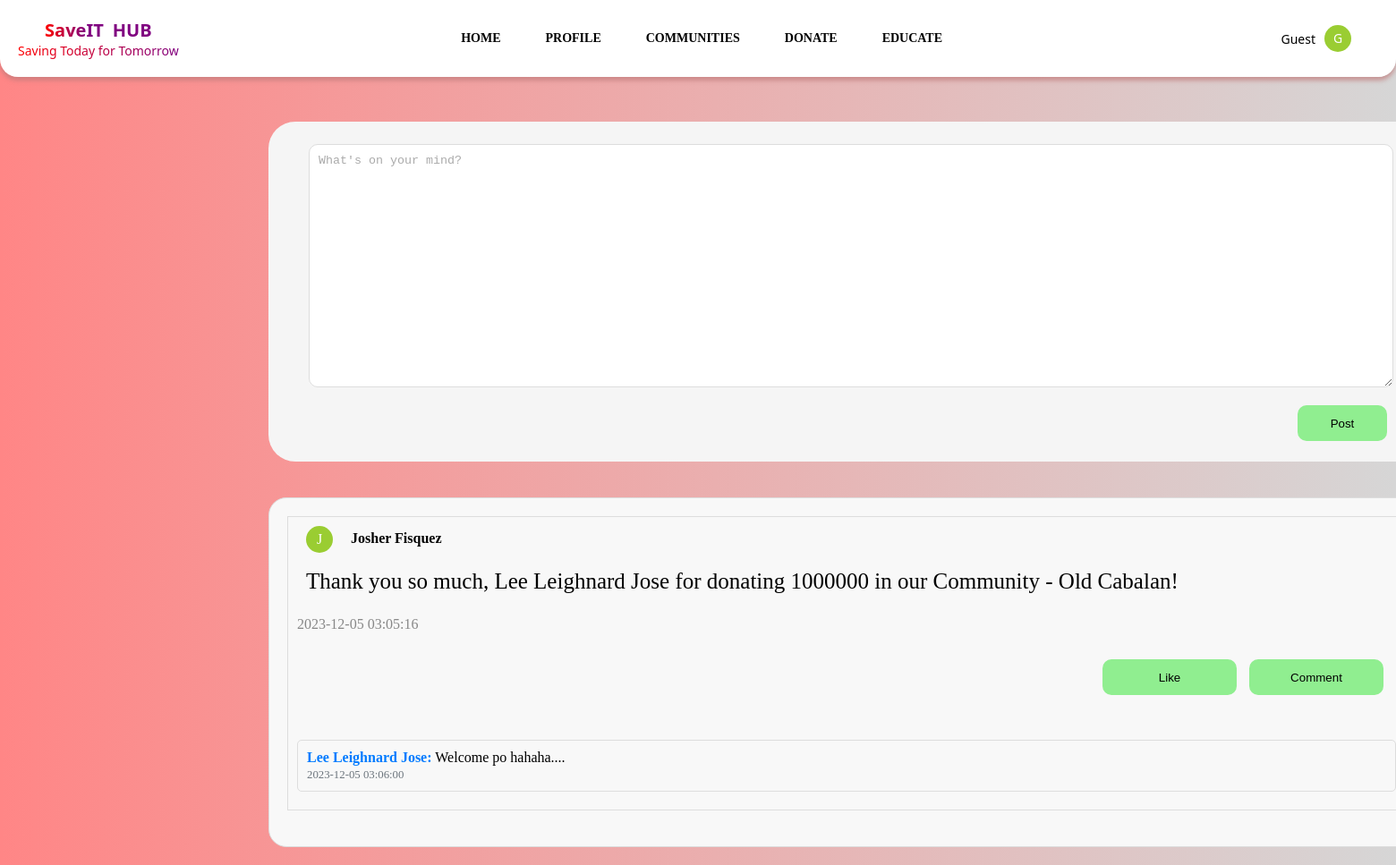
/discussion_page.php, run on the app's committed database.
### tables this page shows
CREATE TABLE `forum_posts` (
  `post_id` int(11) NOT NULL,
  `userID` int(11) NOT NULL,
  `content` text NOT NULL,
  `timestamp` timestamp NOT NULL DEFAULT current_timestamp()
);

CREATE TABLE `users` (
  `userID` int(11) NOT NULL,
  `email` varchar(255) NOT NULL,
  `username` varchar(255) DEFAULT NULL,
  `password` varchar(255) DEFAULT NULL
);

CREATE TABLE `forum_comments` (
  `comment_id` int(11) NOT NULL,
  `post_id` int(11) NOT NULL,
  `userID` int(11) NOT NULL,
  `content` text NOT NULL,
  `timestamp` timestamp NOT NULL DEFAULT current_timestamp()
);

### discussion_page.php (the view, shortened to what this page needs)
<?php
include 'connection.php';
if (isset($_SESSION['username'])) {
    $username = $_SESSION['username'];
} else {
    $username = 'Guest';
}
function fetchComments($postId) {
    global $conn;
    try {
        $stmt = $conn->prepare("SELECT pc.*, u.username FROM forum_comments pc
        JOIN users u ON pc.userID = u.userID
        WHERE pc.post_id = ?");
        $stmt->execute([$postId]);
        return $stmt->fetchAll(PDO::FETCH_ASSOC);
    } catch (PDOException $e) {
        die('Connection failed: ' . $e->getMessage());
    }
}
$stmt = $conn->prepare("SELECT forum_posts.*, users.username
                      FROM forum_posts
                      JOIN users ON forum_posts.userID = users.userID");
$stmt->execute();
$posts = $stmt->fetchAll(PDO::FETCH_ASSOC);
function getUserProfileImageForCommunities($userID, $conn)
{
    $stmt = $conn->prepare("SELECT filename FROM images WHERE userID = :userID ORDER BY upload_timestamp DESC LIMIT 1");
    $stmt->bindParam(':userID', $userID);
    $stmt->execute();
    $result = $stmt->fetch(PDO::FETCH_ASSOC);
    return $result ? 'uploads/' . $result['filename'] : '';
}
$userProfileImage = getUserProfileImageForCommunities($userID, $conn);
function getUserProfileImage($userID, $conn) {
    try {
        $stmt = $conn->prepare("SELECT filename FROM images WHERE userID = :userID ORDER BY upload_timestamp DESC LIMIT 1");
        $stmt->bindParam(':userID', $userID);
        $stmt->execute();
        $result = $stmt->fetch(PDO::FETCH_ASSOC);
        return $result ? 'uploads/' . $result['filename'] : '';
    } catch (PDOException $e) {
        die('Connection failed: ' . $e->getMessage());
    }
}
?>
<!DOCTYPE html>
<html lang="en">
<head>
    <link rel="stylesheet" href="community.css">
</head>
<body>
<div class="container">
<div class="navbar-container">
            <div class="navbar">
                <div class="navbar-left">
                    <div class="title-container">
                        <div class="titleHeader">Save</div>
                        <div class="titleHeaderTwo">IT</div>
                        <div class="titleHeaderThree">HUB</div>
                    </div>
                    <div class="titleTagLine">Saving Today for Tomorrow</div>
                </div>
                <div class="navbar-right">
                    <div class="rightHeader"><a href="dashboard.php">HOME</a></div>
                    <div class="rightHeader"><a href="profile.php">PROFILE</a></div>
                    <div class="rightHeader"><a href="discussion_page.php">COMMUNITIES</a></div>
                    <div class="rightHeader"><a href="userDonation.php">DONATE</a></div>
                    <div class="rightHeader"><a href="educationalResources.php">EDUCATE</a></div>
                </div>
                <div class="navbar-end">
                    <div class="userName" id="userName"><?php echo $username; ?></div>
                    <?php
                    if (!empty($userProfileImage)) {
                        echo '<img src="' . $userProfileImage . '" alt="Profile Image" style="background-color: yellowgreen; border-radius: 50%; width: 30px; height: 30px; text-align: center; line-height: 30px; margin-left: 10px;">';
                    } else {
                        $initial = strtoupper(substr($username, 0, 1));
                        echo '<div class="userInitial">' . $initial . '</div>';
                    }
                    ?>
                </div>
            </div>
        </div>
        <div class="body-container">
    <div class="container-forum">
        <div class="forum">
        <form method="post" action="postReply.php">
            <textarea class="contents" name="content" placeholder="What's on your mind?"></textarea>
            <button class="postbtn" type="submit">Post</button>
        </form>
        </div>
    </div>
    <div class="per-post-container">
    <div class="per-post">
        <?php foreach ($posts as $post): ?>
            <div class="post-box">
            <div class="post">
    <?php
    $postUserProfileImage = getUserProfileImage($post['userID'], $conn);
    if (!empty($postUserProfileImage)) {
        echo '<img src="' . $postUserProfileImage . '" alt="Profile Image" style="background-color: yellowgreen; border-radius: 50%; width: 30px; height: 30px; text-align: center; line-height: 30px; margin-left: 10px;">';
    } else {
        $initial = strtoupper(substr($post['username'], 0, 1));
        echo '<div class="userInitial">' . $initial . '</div>';
    }
    ?>
    <p class="username"><?php echo $post['username']; ?></p>
    <p class="content"><?php echo $post['content']; ?></p>
    <p class="timestamp"><?php echo $post['timestamp']; ?></p>
</div>
                <button class="like-btn" data-post-id="<?php echo $post['post_id']; ?>">Like</button>
                <button class="comment-btn" data-post-id="<?php echo $post['post_id']; ?>" onclick="toggleCommentModal(<?php echo $post['post_id']; ?>)">Comment</button>
                <div class="mgaReply">
                    <?php
                    $comments = fetchComments($post['post_id']);
                    foreach ($comments as $comment):
                        ?>
                        <div class="comment-box">
                            <p><strong><?php echo $comment['username']; ?>:</strong> <?php echo $comment['content']; ?></p>
                            <span class="comment-timestamp"><?php echo $comment['timestamp']; ?></span>
                        </div>
                    <?php endforeach; ?>
                </div>
            </div>
        <?php endforeach; ?>
    </div>
    </div>
    </div>
</div>
</body>
</html>

### community.css (style rules this page uses)
body { background: linear-gradient(to right, #ff8686, #d6d6d6); margin: 0px; }
.navbar-container { box-shadow: 0px 4px 5px 0px rgba(191, 122, 122, 0.71); -webkit-box-shadow: 0px 4px 5px 0px rgba(191, 122, 122, 0.71); -moz-box-shadow: 0px 4px 5px 0px rgba(191, 122, 122, 0.71); border-radius: 20px; z-index: 2; position: relative; }
.navbar { background-color: white; padding: 20px; font-size: 14px; display: flex; justify-content: space-between; align-items: center; margin: auto; border-radius: 0px 0px 20px 20px; }
.navbar-left { display: flex; flex-direction: column; align-items: center; }
.title-container { display: flex; }
.titleHeaderThree { margin-left: 10px; color: #800080; font-weight: bold; font-family: 'Segoe UI', Tahoma, Geneva, Verdana, sans-serif; font-size: 20px; }
.titleHeader { background: linear-gradient(90deg, #ff0000, #800080); -webkit-background-clip: text; color: transparent; font-weight: bold; font-family: 'Segoe UI', Tahoma, Geneva, Verdana, sans-serif; font-size: 20px; }
.titleHeaderTwo { color: #800080; font-weight: bold; font-family: 'Segoe UI', Tahoma, Geneva, Verdana, sans-serif; font-size: 20px; }
.titleTagLine { background: linear-gradient(90deg, #ff0000, #800080); -webkit-background-clip: text; color: transparent; font-family: 'Segoe UI', Tahoma, Geneva, Verdana, sans-serif; }
.navbar-right { display: flex; align-items: center; justify-content: flex-start; margin-right: 113px; font-weight: bold; }
.rightHeader { margin-left: 50px; cursor: pointer; }
.rightHeader a { text-decoration: none; color: inherit; }
.rightHeader a:link, .rightHeader a:visited { color: inherit; }
.userInitial { background-color: yellowgreen; border-radius: 50%; color: #fff; width: 30px; height: 30px; text-align: center; line-height: 30px; margin-left: 10px; }
.navbar-end { display: flex; align-items: center; margin-right: 30px; font-family: 'Segoe UI', Tahoma, Geneva, Verdana, sans-serif; }
.body-container { display: flex; }
.container-forum { background-color: whitesmoke; height: 380px; width: 1300px; margin-top: 50px; margin-left: 300px; border-radius: 30px; display: flex; }
.forum { display: flex; }
.postbtn { height: 40px; width: 100px; margin-left: 1150px; position: absolute; margin-top: -30px; cursor: pointer; border-radius: 10px; border: none; background-color: lightgreen; transition: background 0.3s ease; }
.contents { background-color: white; margin: 50px; margin-left: 45px; width: 1190px; height: 250px; border-radius: 10px; margin-top: 25px; display: flex; }
.post-box { margin-bottom: 20px; border: 1px solid #ddd; padding: 10px; }
.per-post-container { display: flex; margin-left: -1050px; margin-top: 450px; }
.post { margin-bottom: 30px; }
.username { font-weight: bold; display: flex; margin-left: 60px; margin-top: -25px; }
.timestamp { color: #888; }
.like-btn { width: 150px; height: 40px; border-radius: 10px; border: none; cursor: pointer; background-color: lightgreen; transition: background 0.3s ease; margin-left: 900px; margin-right: 10px; }
.comment-btn { width: 150px; height: 40px; border-radius: 10px; border: none; cursor: pointer; background-color: lightgreen; transition: background 0.3s ease; }
.per-post { width: 1250px; margin: 20px auto; margin-left: -250px; padding: 20px; background-color: #f8f8f8; border: 1px solid #ddd; border-radius: 20px; }
.content { font-size: 25px; margin-left: 10px; }
textarea { width: 100%; padding: 10px; margin-left: -2px; margin-bottom: 10px; border: 1px solid #ddd; border-radius: 4px; }
textarea::placeholder { color: #aaa; }
.mgaReply { margin-top: 20px; }
.comment-box { border: 1px solid #ddd; padding: 10px; margin-top: 50px; margin-bottom: 10px; border-radius: 5px; }
.comment-box p { margin: 0; }
.comment-box strong { color: #007BFF; }
.comment-timestamp { color: #6C757D; font-size: 0.8em; }

### data on the page
forum_posts: userID.username "J", userID.username "Josher Fisquez", content "Thank you so much, Lee Leighnard Jose for donating 1000000 in our Community - Old Cabalan!", timestamp "2023-12-05 03:05:16"
forum_comments: userID.username "Lee Leighnard Jose", content "Welcome po hahaha....", timestamp "2023-12-05 03:06:00"

### other printed values
$username "Guest"
$initial "G"
